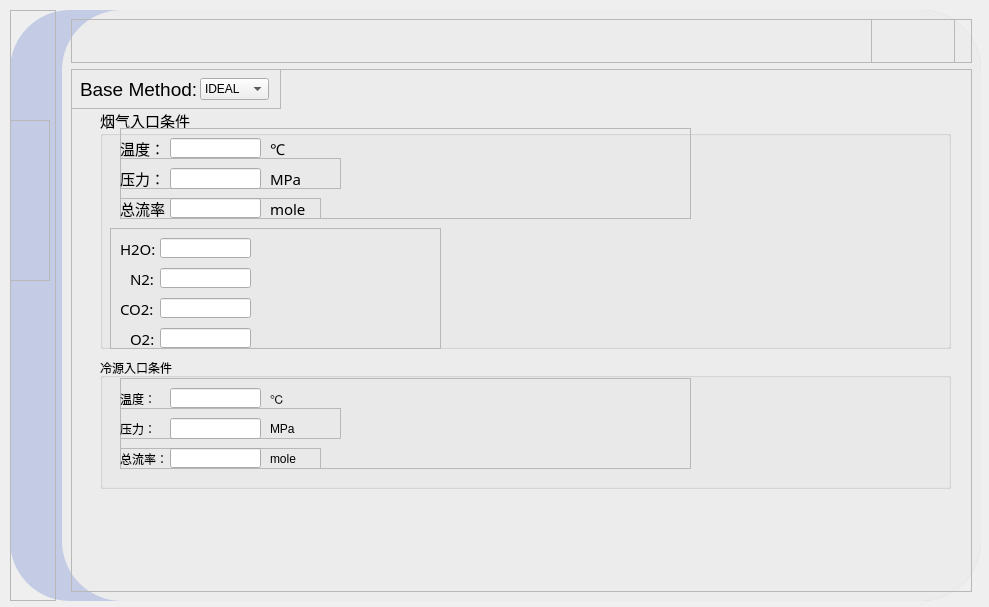
<?xml version="1.0" encoding="UTF-8"?>
<ui version="4.0">
 <class>MainWindow_inter</class>
 <widget class="QDialog" name="MainWindow_inter">
  <property name="geometry">
   <rect>
    <x>0</x>
    <y>0</y>
    <width>989</width>
    <height>607</height>
   </rect>
  </property>
  <property name="windowTitle">
   <string>Dialog</string>
  </property>
  <property name="styleSheet">
   <string notr="true">setWindowFlags (Qt::CustomizeWindowHint)</string>
  </property>
  <widget class="QFrame" name="frame">
   <property name="enabled">
    <bool>true</bool>
   </property>
   <property name="geometry">
    <rect>
     <x>10</x>
     <y>10</y>
     <width>971</width>
     <height>591</height>
    </rect>
   </property>
   <property name="sizePolicy">
    <sizepolicy hsizetype="Expanding" vsizetype="Preferred">
     <horstretch>0</horstretch>
     <verstretch>0</verstretch>
    </sizepolicy>
   </property>
   <property name="styleSheet">
    <string notr="true">#frame{
	background-color:rgb(195, 204, 228);
	border-radius:60px;
}</string>
   </property>
   <property name="frameShape">
    <enum>QFrame::StyledPanel</enum>
   </property>
   <property name="frameShadow">
    <enum>QFrame::Raised</enum>
   </property>
   <layout class="QHBoxLayout" name="horizontalLayout">
    <property name="leftMargin">
     <number>0</number>
    </property>
    <property name="topMargin">
     <number>0</number>
    </property>
    <property name="rightMargin">
     <number>0</number>
    </property>
    <property name="bottomMargin">
     <number>0</number>
    </property>
    <item>
     <widget class="QFrame" name="frame_2">
      <property name="sizePolicy">
       <sizepolicy hsizetype="Preferred" vsizetype="Preferred">
        <horstretch>1</horstretch>
        <verstretch>0</verstretch>
       </sizepolicy>
      </property>
      <property name="frameShape">
       <enum>QFrame::StyledPanel</enum>
      </property>
      <property name="frameShadow">
       <enum>QFrame::Raised</enum>
      </property>
      <widget class="QFrame" name="frame_4">
       <property name="geometry">
        <rect>
         <x>0</x>
         <y>110</y>
         <width>40</width>
         <height>161</height>
        </rect>
       </property>
       <property name="styleSheet">
        <string notr="true">QPushButton{
	border:none;
}
QPushButton:hover{
	padding-bottom:5px;
}
</string>
       </property>
       <property name="frameShape">
        <enum>QFrame::StyledPanel</enum>
       </property>
       <property name="frameShadow">
        <enum>QFrame::Raised</enum>
       </property>
       <layout class="QVBoxLayout" name="verticalLayout">
        <item>
         <widget class="QPushButton" name="pushButton_write">
          <property name="styleSheet">
           <string notr="true">#QPushButton{
	border:none;
}</string>
          </property>
          <property name="text">
           <string/>
          </property>
          <property name="icon">
           <iconset>
            <normaloff>E:/figma素材/new.svg</normaloff>E:/figma素材/new.svg</iconset>
          </property>
          <property name="iconSize">
           <size>
            <width>25</width>
            <height>25</height>
           </size>
          </property>
         </widget>
        </item>
        <item>
         <widget class="QPushButton" name="pushButton_result">
          <property name="text">
           <string/>
          </property>
          <property name="icon">
           <iconset>
            <normaloff>E:/figma素材/send.svg</normaloff>E:/figma素材/send.svg</iconset>
          </property>
          <property name="iconSize">
           <size>
            <width>25</width>
            <height>25</height>
           </size>
          </property>
          <property name="default">
           <bool>false</bool>
          </property>
         </widget>
        </item>
       </layout>
      </widget>
     </widget>
    </item>
    <item>
     <widget class="QFrame" name="frame_3">
      <property name="sizePolicy">
       <sizepolicy hsizetype="Preferred" vsizetype="Expanding">
        <horstretch>20</horstretch>
        <verstretch>0</verstretch>
       </sizepolicy>
      </property>
      <property name="styleSheet">
       <string notr="true">#frame_3{
	background-color:rgb(236, 236, 236);
	border-radius:60px;
}</string>
      </property>
      <property name="frameShape">
       <enum>QFrame::StyledPanel</enum>
      </property>
      <property name="frameShadow">
       <enum>QFrame::Raised</enum>
      </property>
      <layout class="QVBoxLayout" name="verticalLayout_2">
       <item>
        <widget class="QFrame" name="frame_5">
         <property name="sizePolicy">
          <sizepolicy hsizetype="Preferred" vsizetype="Preferred">
           <horstretch>0</horstretch>
           <verstretch>5</verstretch>
          </sizepolicy>
         </property>
         <property name="styleSheet">
          <string notr="true">QPushButton{
	border:none;
}
QPushButton:hover{
	padding-bottom:5px;
}
</string>
         </property>
         <property name="frameShape">
          <enum>QFrame::StyledPanel</enum>
         </property>
         <property name="frameShadow">
          <enum>QFrame::Raised</enum>
         </property>
         <widget class="QFrame" name="frame_7">
          <property name="geometry">
           <rect>
            <x>800</x>
            <y>0</y>
            <width>84</width>
            <height>45</height>
           </rect>
          </property>
          <property name="frameShape">
           <enum>QFrame::StyledPanel</enum>
          </property>
          <property name="frameShadow">
           <enum>QFrame::Raised</enum>
          </property>
          <layout class="QHBoxLayout" name="horizontalLayout_2">
           <item>
            <widget class="QPushButton" name="pushButton_minimize">
             <property name="text">
              <string/>
             </property>
             <property name="icon">
              <iconset>
               <normaloff>E:/figma素材/ikonate (2) (2)/minus.svg</normaloff>E:/figma素材/ikonate (2) (2)/minus.svg</iconset>
             </property>
             <property name="iconSize">
              <size>
               <width>25</width>
               <height>25</height>
              </size>
             </property>
            </widget>
           </item>
           <item>
            <widget class="QPushButton" name="pushButton_close">
             <property name="text">
              <string/>
             </property>
             <property name="icon">
              <iconset>
               <normaloff>E:/figma素材/ikonate (2) (2)/close.svg</normaloff>E:/figma素材/ikonate (2) (2)/close.svg</iconset>
             </property>
             <property name="iconSize">
              <size>
               <width>25</width>
               <height>25</height>
              </size>
             </property>
            </widget>
           </item>
          </layout>
         </widget>
        </widget>
       </item>
       <item>
        <widget class="QFrame" name="frame_6">
         <property name="sizePolicy">
          <sizepolicy hsizetype="Preferred" vsizetype="Preferred">
           <horstretch>0</horstretch>
           <verstretch>60</verstretch>
          </sizepolicy>
         </property>
         <property name="frameShape">
          <enum>QFrame::StyledPanel</enum>
         </property>
         <property name="frameShadow">
          <enum>QFrame::Raised</enum>
         </property>
         <widget class="QStackedWidget" name="stackedWidget">
          <property name="geometry">
           <rect>
            <x>-1</x>
            <y>-1</y>
            <width>901</width>
            <height>521</height>
           </rect>
          </property>
          <widget class="QWidget" name="page_write">
           <widget class="QFrame" name="frame_9">
            <property name="geometry">
             <rect>
              <x>0</x>
              <y>0</y>
              <width>211</width>
              <height>41</height>
             </rect>
            </property>
            <property name="frameShape">
             <enum>QFrame::StyledPanel</enum>
            </property>
            <property name="frameShadow">
             <enum>QFrame::Raised</enum>
            </property>
            <widget class="QLabel" name="label_2">
             <property name="geometry">
              <rect>
               <x>10</x>
               <y>10</y>
               <width>121</width>
               <height>21</height>
              </rect>
             </property>
             <property name="text">
              <string>&lt;html&gt;&lt;head/&gt;&lt;body&gt;&lt;p&gt;&lt;span style=&quot; font-size:14pt;&quot;&gt;Base Method:&lt;/span&gt;&lt;/p&gt;&lt;/body&gt;&lt;/html&gt;</string>
             </property>
            </widget>
            <widget class="QComboBox" name="comboBox_2">
             <property name="geometry">
              <rect>
               <x>130</x>
               <y>10</y>
               <width>69</width>
               <height>22</height>
              </rect>
             </property>
             <item>
              <property name="text">
               <string>IDEAL</string>
              </property>
             </item>
             <item>
              <property name="text">
               <string>PENG-RNG</string>
              </property>
             </item>
            </widget>
           </widget>
           <widget class="QGroupBox" name="groupBox_2">
            <property name="geometry">
             <rect>
              <x>30</x>
              <y>40</y>
              <width>851</width>
              <height>241</height>
             </rect>
            </property>
            <property name="font">
             <font>
              <family>等线</family>
              <pointsize>11</pointsize>
              <weight>50</weight>
              <italic>false</italic>
              <bold>false</bold>
             </font>
            </property>
            <property name="styleSheet">
             <string notr="true">font: 11pt &quot;等线&quot;;
QGroupBox::title{
	font-size: 20px;
}</string>
            </property>
            <property name="title">
             <string>烟气入口条件</string>
            </property>
            <widget class="QFrame" name="frame_11">
             <property name="geometry">
              <rect>
               <x>20</x>
               <y>20</y>
               <width>571</width>
               <height>91</height>
              </rect>
             </property>
             <property name="frameShape">
              <enum>QFrame::StyledPanel</enum>
             </property>
             <property name="frameShadow">
              <enum>QFrame::Raised</enum>
             </property>
             <widget class="QLabel" name="label_4">
              <property name="geometry">
               <rect>
                <x>0</x>
                <y>10</y>
                <width>51</width>
                <height>21</height>
               </rect>
              </property>
              <property name="text">
               <string>温度：</string>
              </property>
             </widget>
             <widget class="QLineEdit" name="lineEdit">
              <property name="geometry">
               <rect>
                <x>50</x>
                <y>10</y>
                <width>91</width>
                <height>20</height>
               </rect>
              </property>
             </widget>
             <widget class="QLabel" name="label_5">
              <property name="geometry">
               <rect>
                <x>150</x>
                <y>10</y>
                <width>16</width>
                <height>21</height>
               </rect>
              </property>
              <property name="text">
               <string>℃</string>
              </property>
             </widget>
             <widget class="QFrame" name="frame_12">
              <property name="geometry">
               <rect>
                <x>0</x>
                <y>30</y>
                <width>221</width>
                <height>31</height>
               </rect>
              </property>
              <property name="frameShape">
               <enum>QFrame::StyledPanel</enum>
              </property>
              <property name="frameShadow">
               <enum>QFrame::Raised</enum>
              </property>
              <widget class="QLabel" name="label_6">
               <property name="geometry">
                <rect>
                 <x>0</x>
                 <y>10</y>
                 <width>51</width>
                 <height>21</height>
                </rect>
               </property>
               <property name="text">
                <string>压力：</string>
               </property>
              </widget>
              <widget class="QLineEdit" name="lineEdit_2">
               <property name="geometry">
                <rect>
                 <x>50</x>
                 <y>10</y>
                 <width>91</width>
                 <height>21</height>
                </rect>
               </property>
              </widget>
              <widget class="QLabel" name="label_7">
               <property name="geometry">
                <rect>
                 <x>150</x>
                 <y>10</y>
                 <width>31</width>
                 <height>21</height>
                </rect>
               </property>
               <property name="text">
                <string>MPa</string>
               </property>
              </widget>
             </widget>
             <widget class="QFrame" name="frame_13">
              <property name="geometry">
               <rect>
                <x>0</x>
                <y>70</y>
                <width>201</width>
                <height>21</height>
               </rect>
              </property>
              <property name="frameShape">
               <enum>QFrame::StyledPanel</enum>
              </property>
              <property name="frameShadow">
               <enum>QFrame::Raised</enum>
              </property>
              <widget class="QLabel" name="label_8">
               <property name="geometry">
                <rect>
                 <x>0</x>
                 <y>0</y>
                 <width>51</width>
                 <height>21</height>
                </rect>
               </property>
               <property name="text">
                <string>总流率：</string>
               </property>
              </widget>
              <widget class="QLineEdit" name="lineEdit_3">
               <property name="geometry">
                <rect>
                 <x>50</x>
                 <y>0</y>
                 <width>91</width>
                 <height>20</height>
                </rect>
               </property>
              </widget>
              <widget class="QLabel" name="label_9">
               <property name="geometry">
                <rect>
                 <x>150</x>
                 <y>0</y>
                 <width>41</width>
                 <height>21</height>
                </rect>
               </property>
               <property name="text">
                <string>mole</string>
               </property>
              </widget>
             </widget>
            </widget>
            <widget class="QFrame" name="frame_14">
             <property name="geometry">
              <rect>
               <x>10</x>
               <y>120</y>
               <width>331</width>
               <height>121</height>
              </rect>
             </property>
             <property name="frameShape">
              <enum>QFrame::StyledPanel</enum>
             </property>
             <property name="frameShadow">
              <enum>QFrame::Raised</enum>
             </property>
             <widget class="QLabel" name="label_10">
              <property name="geometry">
               <rect>
                <x>10</x>
                <y>10</y>
                <width>41</width>
                <height>21</height>
               </rect>
              </property>
              <property name="text">
               <string>H2O:</string>
              </property>
             </widget>
             <widget class="QLabel" name="label_11">
              <property name="geometry">
               <rect>
                <x>20</x>
                <y>40</y>
                <width>31</width>
                <height>21</height>
               </rect>
              </property>
              <property name="text">
               <string>N2:</string>
              </property>
             </widget>
             <widget class="QLabel" name="label_12">
              <property name="geometry">
               <rect>
                <x>10</x>
                <y>70</y>
                <width>41</width>
                <height>21</height>
               </rect>
              </property>
              <property name="text">
               <string>CO2:</string>
              </property>
             </widget>
             <widget class="QLabel" name="label_13">
              <property name="geometry">
               <rect>
                <x>20</x>
                <y>100</y>
                <width>31</width>
                <height>21</height>
               </rect>
              </property>
              <property name="text">
               <string>O2:</string>
              </property>
             </widget>
             <widget class="QLineEdit" name="lineEdit_4">
              <property name="geometry">
               <rect>
                <x>50</x>
                <y>10</y>
                <width>91</width>
                <height>20</height>
               </rect>
              </property>
             </widget>
             <widget class="QLineEdit" name="lineEdit_5">
              <property name="geometry">
               <rect>
                <x>50</x>
                <y>40</y>
                <width>91</width>
                <height>20</height>
               </rect>
              </property>
             </widget>
             <widget class="QLineEdit" name="lineEdit_6">
              <property name="geometry">
               <rect>
                <x>50</x>
                <y>70</y>
                <width>91</width>
                <height>20</height>
               </rect>
              </property>
             </widget>
             <widget class="QLineEdit" name="lineEdit_7">
              <property name="geometry">
               <rect>
                <x>50</x>
                <y>100</y>
                <width>91</width>
                <height>20</height>
               </rect>
              </property>
             </widget>
            </widget>
           </widget>
           <widget class="QGroupBox" name="groupBox_3">
            <property name="geometry">
             <rect>
              <x>30</x>
              <y>290</y>
              <width>851</width>
              <height>131</height>
             </rect>
            </property>
            <property name="title">
             <string>冷源入口条件</string>
            </property>
            <widget class="QFrame" name="frame_15">
             <property name="geometry">
              <rect>
               <x>20</x>
               <y>20</y>
               <width>571</width>
               <height>91</height>
              </rect>
             </property>
             <property name="frameShape">
              <enum>QFrame::StyledPanel</enum>
             </property>
             <property name="frameShadow">
              <enum>QFrame::Raised</enum>
             </property>
             <widget class="QLabel" name="label_14">
              <property name="geometry">
               <rect>
                <x>0</x>
                <y>10</y>
                <width>51</width>
                <height>21</height>
               </rect>
              </property>
              <property name="text">
               <string>温度：</string>
              </property>
             </widget>
             <widget class="QLineEdit" name="lineEdit_8">
              <property name="geometry">
               <rect>
                <x>50</x>
                <y>10</y>
                <width>91</width>
                <height>20</height>
               </rect>
              </property>
             </widget>
             <widget class="QLabel" name="label_15">
              <property name="geometry">
               <rect>
                <x>150</x>
                <y>10</y>
                <width>16</width>
                <height>21</height>
               </rect>
              </property>
              <property name="text">
               <string>℃</string>
              </property>
             </widget>
             <widget class="QFrame" name="frame_16">
              <property name="geometry">
               <rect>
                <x>0</x>
                <y>30</y>
                <width>221</width>
                <height>31</height>
               </rect>
              </property>
              <property name="frameShape">
               <enum>QFrame::StyledPanel</enum>
              </property>
              <property name="frameShadow">
               <enum>QFrame::Raised</enum>
              </property>
              <widget class="QLabel" name="label_16">
               <property name="geometry">
                <rect>
                 <x>0</x>
                 <y>10</y>
                 <width>51</width>
                 <height>21</height>
                </rect>
               </property>
               <property name="text">
                <string>压力：</string>
               </property>
              </widget>
              <widget class="QLineEdit" name="lineEdit_9">
               <property name="geometry">
                <rect>
                 <x>50</x>
                 <y>10</y>
                 <width>91</width>
                 <height>21</height>
                </rect>
               </property>
              </widget>
              <widget class="QLabel" name="label_17">
               <property name="geometry">
                <rect>
                 <x>150</x>
                 <y>10</y>
                 <width>31</width>
                 <height>21</height>
                </rect>
               </property>
               <property name="text">
                <string>MPa</string>
               </property>
              </widget>
             </widget>
             <widget class="QFrame" name="frame_17">
              <property name="geometry">
               <rect>
                <x>0</x>
                <y>70</y>
                <width>201</width>
                <height>21</height>
               </rect>
              </property>
              <property name="frameShape">
               <enum>QFrame::StyledPanel</enum>
              </property>
              <property name="frameShadow">
               <enum>QFrame::Raised</enum>
              </property>
              <widget class="QLabel" name="label_18">
               <property name="geometry">
                <rect>
                 <x>0</x>
                 <y>0</y>
                 <width>51</width>
                 <height>21</height>
                </rect>
               </property>
               <property name="text">
                <string>总流率：</string>
               </property>
              </widget>
              <widget class="QLineEdit" name="lineEdit_10">
               <property name="geometry">
                <rect>
                 <x>50</x>
                 <y>0</y>
                 <width>91</width>
                 <height>20</height>
                </rect>
               </property>
              </widget>
              <widget class="QLabel" name="label_19">
               <property name="geometry">
                <rect>
                 <x>150</x>
                 <y>0</y>
                 <width>41</width>
                 <height>21</height>
                </rect>
               </property>
               <property name="text">
                <string>mole</string>
               </property>
              </widget>
             </widget>
            </widget>
           </widget>
          </widget>
          <widget class="QWidget" name="page_2">
           <widget class="QFrame" name="frame_8">
            <property name="geometry">
             <rect>
              <x>0</x>
              <y>0</y>
              <width>701</width>
              <height>51</height>
             </rect>
            </property>
            <property name="frameShape">
             <enum>QFrame::StyledPanel</enum>
            </property>
            <property name="frameShadow">
             <enum>QFrame::Raised</enum>
            </property>
            <widget class="QLabel" name="label">
             <property name="geometry">
              <rect>
               <x>10</x>
               <y>10</y>
               <width>141</width>
               <height>31</height>
              </rect>
             </property>
             <property name="text">
              <string>&lt;html&gt;&lt;head/&gt;&lt;body&gt;&lt;p&gt;&lt;span style=&quot; font-size:16pt;&quot;&gt;Base Method:&lt;/span&gt;&lt;/p&gt;&lt;/body&gt;&lt;/html&gt;</string>
             </property>
            </widget>
            <widget class="QComboBox" name="comboBox">
             <property name="geometry">
              <rect>
               <x>140</x>
               <y>10</y>
               <width>69</width>
               <height>22</height>
              </rect>
             </property>
             <item>
              <property name="text">
               <string>IDEAL</string>
              </property>
             </item>
             <item>
              <property name="text">
               <string>PENG-ROB</string>
              </property>
             </item>
            </widget>
           </widget>
           <widget class="QGroupBox" name="groupBox">
            <property name="geometry">
             <rect>
              <x>20</x>
              <y>70</y>
              <width>861</width>
              <height>161</height>
             </rect>
            </property>
            <property name="styleSheet">
             <string notr="true">font: 11pt &quot;等线&quot;;</string>
            </property>
            <property name="title">
             <string>烟气入口条件</string>
            </property>
            <widget class="QFrame" name="frame_10">
             <property name="geometry">
              <rect>
               <x>20</x>
               <y>20</y>
               <width>331</width>
               <height>51</height>
              </rect>
             </property>
             <property name="frameShape">
              <enum>QFrame::StyledPanel</enum>
             </property>
             <property name="frameShadow">
              <enum>QFrame::Raised</enum>
             </property>
             <widget class="QLabel" name="label_3">
              <property name="geometry">
               <rect>
                <x>10</x>
                <y>10</y>
                <width>41</width>
                <height>21</height>
               </rect>
              </property>
              <property name="text">
               <string>温度：</string>
              </property>
             </widget>
             <widget class="QTextEdit" name="textEdit">
              <property name="geometry">
               <rect>
                <x>50</x>
                <y>10</y>
                <width>61</width>
                <height>21</height>
               </rect>
              </property>
             </widget>
            </widget>
           </widget>
          </widget>
         </widget>
        </widget>
       </item>
      </layout>
     </widget>
    </item>
   </layout>
  </widget>
 </widget>
 <resources/>
 <connections>
  <connection>
   <sender>pushButton_close</sender>
   <signal>clicked()</signal>
   <receiver>MainWindow_inter</receiver>
   <slot>close()</slot>
   <hints>
    <hint type="sourcelabel">
     <x>907</x>
     <y>35</y>
    </hint>
    <hint type="destinationlabel">
     <x>979</x>
     <y>40</y>
    </hint>
   </hints>
  </connection>
  <connection>
   <sender>pushButton_minimize</sender>
   <signal>clicked()</signal>
   <receiver>MainWindow_inter</receiver>
   <slot>showMinimized()</slot>
   <hints>
    <hint type="sourcelabel">
     <x>856</x>
     <y>34</y>
    </hint>
    <hint type="destinationlabel">
     <x>978</x>
     <y>78</y>
    </hint>
   </hints>
  </connection>
 </connections>
</ui>
